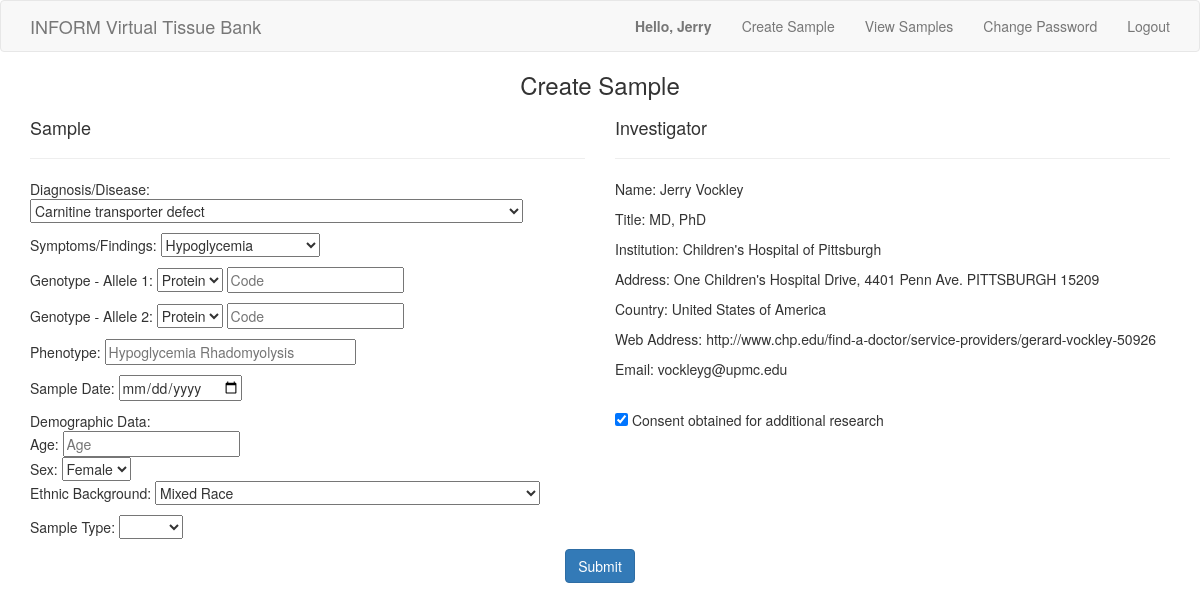
/create_sample.php (signed in), run on the app's committed database.
### tables this page shows
CREATE TABLE `users` (
  `user_id` int(10) UNSIGNED NOT NULL AUTO_INCREMENT PRIMARY KEY,
  `first_name` varchar(20) NOT NULL,
  `last_name` varchar(20) NOT NULL,
  `email` varchar(60) NOT NULL UNIQUE KEY,
  `pass` char(40) NOT NULL,
  `title` varchar(20) NOT NULL,
  `institution` tinytext NOT NULL,
  `web_address` tinytext NOT NULL,
  `address1` tinytext NOT NULL,
  `address2` tinytext NOT NULL,
  `address3` tinytext NOT NULL,
  `postal_code` varchar(20) NOT NULL,
  `country` varchar(40) NOT NULL,
  `investigator_id` int(10) UNSIGNED NOT NULL,
  `active` char(32) NOT NULL,
  `created_at` timestamp NOT NULL DEFAULT CURRENT_TIMESTAMP,
  `updated_at` timestamp NOT NULL DEFAULT '0000-00-00 00:00:00' ON UPDATE CURRENT_TIMESTAMP
);

### create_sample.php (the view, shortened to what this page needs)
<h3>Create Sample</h3>
<form action="create_sample.php" method="post">
	<div class="container">
		<div class="row">
		  <div class="col-md-6">
		  	<h4>Sample</h4>
		  	<hr />
		  		<p>Diagnosis/Disease:
				  	<select name="diagnosis">
					  <option value="Carnitine transporter defect">Carnitine transporter defect</option>
					</select>
				</p>
				<p>Symptoms/Findings:
				  	<select name="symptoms">
					  <option value="Hypoglycemia">Hypoglycemia</option>
					</select>
				</p>
				<p>Genotype - Allele 1:
					<select name="genotype_a1">
						<option value="Protein">Protein</option>
					</select>
					<input name="genotype_a1_code" type="text" placeholder="Code" />
				</p>
				<p>Genotype - Allele 2:
					<select name="genotype_a2">
						<option value="Protein">Protein</option>
					</select>
					<input name="genotype_a2_code" type="text" placeholder="Code" />
				</p>
				<p>Phenotype: <input name="phenotype" type="text" size="30" placeholder="Hypoglycemia Rhadomyolysis"></p>
				<p>Sample Date: <input name="sample_date" type="date"></p>
				<p>Demographic Data: <br />
					Age: <input name="age" type="number" min="1" placeholder="Age" /><br />
					Sex: <select name="sex">
						<option value="0">Female</option>
					</select><br />
					Ethnic Background: <select name="ethnic">
					    <option value="Mixed Race">Mixed Race</option>
					</select>
				</p>
				<p>Sample Type:
					<select id="sample_type" name="sample_type">
						<option value=""></option>
						<option value="Cell">Cell</option>
					</select>
				</p>
		  </div>
		  <div class="col-md-6">
		  	<h4>Investigator</h4>
		  	<hr />
				<?php
				$q = "SELECT first_name, last_name, title, institution, web_address, address1, address2, postal_code, country, email FROM users WHERE user_id={$_SESSION['user_id']}";
				$r = mysqli_query($dbc, $q) or trigger_error("Query: $q\n<br />MySQL Error: " . mysqli_error($dbc));
				while ($row = mysqli_fetch_array($r, MYSQLI_ASSOC)) {
				    echo '<p>Name: ' . $row['first_name'] . ' ' . $row['last_name'] . '</p>';
				    echo '<p>Title: ' . $row['title'] . '</p>';
				    echo '<p>Institution: ' . $row['institution'] . '</p>';
				    echo '<p>Address: ' . $row['address1'] . ' ' . $row['address2'] . ' ' . $row['postal_code'] . '</p>';
				    echo '<p>Country: ' . $row['country'] . '</p>';
				    echo '<p>Web Address: ' . $row['web_address'] . '</p>';
				    echo '<p>Email: ' . $row['email'] . '</p>';
				}
				?>
				<br />
				<p><input name="consent" type="checkbox" value="1" checked> Consent obtained for additional research</p>
		  </div>
		</div>
		<input class="btn btn-primary" type="submit" name="submit" value="Submit" />
	</div>
</form>

### includes/styles.css (style rules this page uses)
body { text-align: center; }
.col-md-6 { text-align: left; }
#greeting { font-weight: bold; }

### data on the page
users: first_name "Jerry", last_name "Vockley", title "MD, PhD", institution "Children's Hospital of Pittsburgh", address1 "One Children's Hospital Drive, 4401 Penn Ave.", address2 "PITTSBURGH", postal_code "15209", country "United States of America", web_address "http://www.chp.edu/find-a-doctor/service-providers/gerard-vockley-50926", email "vockleyg@upmc.edu"
